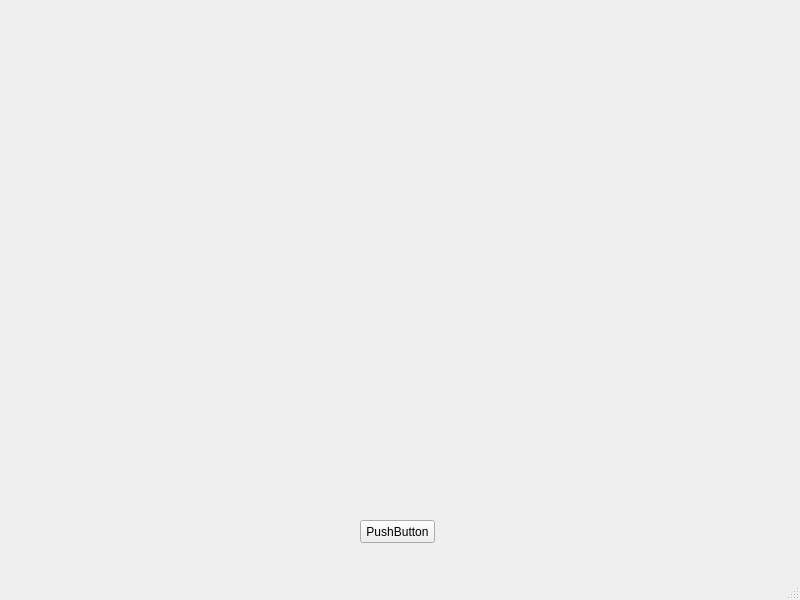
<?xml version="1.0" encoding="UTF-8"?>
<ui version="4.0">
 <class>MainWindow</class>
 <widget class="QMainWindow" name="MainWindow">
  <property name="geometry">
   <rect>
    <x>0</x>
    <y>0</y>
    <width>800</width>
    <height>600</height>
   </rect>
  </property>
  <property name="windowTitle">
   <string>MainWindow</string>
  </property>
  <widget class="QWidget" name="centralwidget">
   <widget class="QPushButton" name="pushButton">
    <property name="geometry">
     <rect>
      <x>360</x>
      <y>520</y>
      <width>75</width>
      <height>23</height>
     </rect>
    </property>
    <property name="text">
     <string>PushButton</string>
    </property>
   </widget>
  </widget>
  <widget class="QMenuBar" name="menubar">
   <property name="geometry">
    <rect>
     <x>0</x>
     <y>0</y>
     <width>800</width>
     <height>21</height>
    </rect>
   </property>
  </widget>
  <widget class="QStatusBar" name="statusbar"/>
 </widget>
 <resources/>
 <connections/>
</ui>
